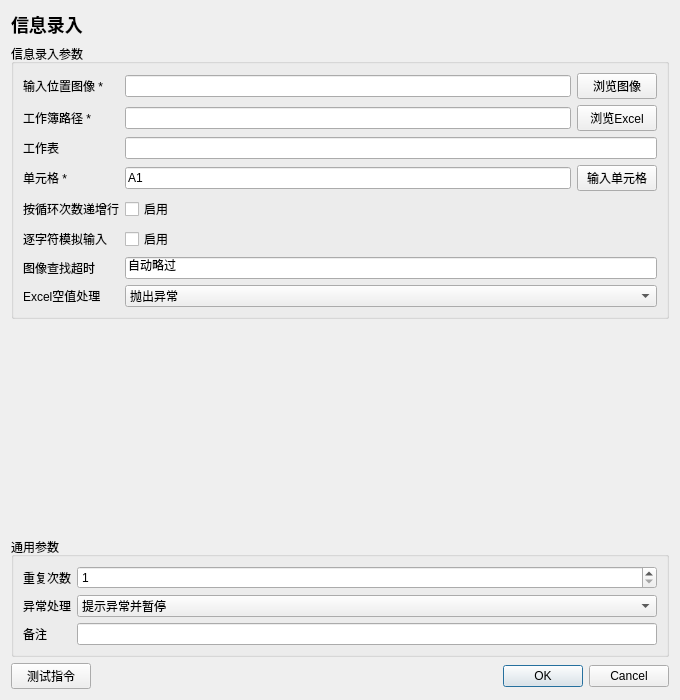
<?xml version="1.0" encoding="UTF-8"?>
<ui version="4.0"><class>InstructionEditor</class><widget class="QDialog" name="InstructionEditor">
<property name="geometry"><rect><x>0</x><y>0</y><width>680</width><height>700</height></rect></property><property name="minimumSize"><size><width>560</width><height>480</height></size></property><property name="windowTitle"><string>信息录入</string></property>
<layout class="QVBoxLayout" name="rootLayout">
<item><widget class="QLabel" name="titleLabel"><property name="text"><string>信息录入</string></property><property name="styleSheet"><string>font-size: 18px; font-weight: 600;</string></property></widget></item>
<item><widget class="QGroupBox" name="parameterGroupBox"><property name="title"><string>信息录入参数</string></property><layout class="QFormLayout" name="parameterFormLayout"><item row="0" column="0"><widget class="QLabel" name="parameterLabel_0"><property name="text"><string>输入位置图像 *</string></property></widget></item><item row="0" column="1"><widget class="QWidget" name="parameterContainer_0" native="true"><layout class="QHBoxLayout" name="parameterLayout_0"><property name="leftMargin"><number>0</number></property><property name="topMargin"><number>0</number></property><property name="rightMargin"><number>0</number></property><property name="bottomMargin"><number>0</number></property><item><widget class="QLineEdit" name="parameter_0"><property name="text"><string></string></property></widget></item><item><widget class="QPushButton" name="auxiliary_0"><property name="text"><string>浏览图像</string></property></widget></item></layout></widget></item>
<item row="1" column="0"><widget class="QLabel" name="parameterLabel_1"><property name="text"><string>工作簿路径 *</string></property></widget></item><item row="1" column="1"><widget class="QWidget" name="parameterContainer_1" native="true"><layout class="QHBoxLayout" name="parameterLayout_1"><property name="leftMargin"><number>0</number></property><property name="topMargin"><number>0</number></property><property name="rightMargin"><number>0</number></property><property name="bottomMargin"><number>0</number></property><item><widget class="QLineEdit" name="parameter_1"><property name="text"><string></string></property></widget></item><item><widget class="QPushButton" name="auxiliary_1"><property name="text"><string>浏览Excel</string></property></widget></item></layout></widget></item>
<item row="2" column="0"><widget class="QLabel" name="parameterLabel_2"><property name="text"><string>工作表</string></property></widget></item><item row="2" column="1"><widget class="QLineEdit" name="parameter_2"><property name="text"><string></string></property></widget></item>
<item row="3" column="0"><widget class="QLabel" name="parameterLabel_3"><property name="text"><string>单元格 *</string></property></widget></item><item row="3" column="1"><widget class="QWidget" name="parameterContainer_3" native="true"><layout class="QHBoxLayout" name="parameterLayout_3"><property name="leftMargin"><number>0</number></property><property name="topMargin"><number>0</number></property><property name="rightMargin"><number>0</number></property><property name="bottomMargin"><number>0</number></property><item><widget class="QLineEdit" name="parameter_3"><property name="text"><string>A1</string></property></widget></item><item><widget class="QPushButton" name="auxiliary_3"><property name="text"><string>输入单元格</string></property></widget></item></layout></widget></item>
<item row="4" column="0"><widget class="QLabel" name="parameterLabel_4"><property name="text"><string>按循环次数递增行</string></property></widget></item><item row="4" column="1"><widget class="QCheckBox" name="parameter_4"><property name="checked"><bool>false</bool></property><property name="text"><string>启用</string></property></widget></item>
<item row="5" column="0"><widget class="QLabel" name="parameterLabel_5"><property name="text"><string>逐字符模拟输入</string></property></widget></item><item row="5" column="1"><widget class="QCheckBox" name="parameter_5"><property name="checked"><bool>false</bool></property><property name="text"><string>启用</string></property></widget></item>
<item row="6" column="0"><widget class="QLabel" name="parameterLabel_6"><property name="text"><string>图像查找超时</string></property></widget></item><item row="6" column="1"><widget class="QLineEdit" name="parameter_6"><property name="text"><string>自动略过</string></property></widget></item>
<item row="7" column="0"><widget class="QLabel" name="parameterLabel_7"><property name="text"><string>Excel空值处理</string></property></widget></item><item row="7" column="1"><widget class="QComboBox" name="parameter_7"><item><property name="text"><string>抛出异常</string></property></item><item><property name="text"><string>自动跳过</string></property></item><property name="currentIndex"><number>0</number></property></widget></item></layout></widget></item>
<item><spacer name="verticalSpacer"><property name="orientation"><enum>Qt::Vertical</enum></property><property name="sizeHint" stdset="0"><size><width>20</width><height>20</height></size></property></spacer></item>
<item><widget class="QGroupBox" name="commonGroupBox"><property name="title"><string>通用参数</string></property><layout class="QFormLayout" name="commonFormLayout">
<item row="0" column="0"><widget class="QLabel" name="repeatLabel"><property name="text"><string>重复次数</string></property></widget></item><item row="0" column="1"><widget class="QSpinBox" name="repeatSpinBox"><property name="minimum"><number>1</number></property><property name="maximum"><number>999999</number></property><property name="value"><number>1</number></property></widget></item>
<item row="1" column="0"><widget class="QLabel" name="errorPolicyLabel"><property name="text"><string>异常处理</string></property></widget></item><item row="1" column="1"><widget class="QComboBox" name="errorPolicyComboBox"><item><property name="text"><string>自动跳过</string></property></item><item><property name="text"><string>提示异常并暂停</string></property></item><item><property name="text"><string>提示异常并停止</string></property></item><property name="currentIndex"><number>1</number></property></widget></item>
<item row="2" column="0"><widget class="QLabel" name="noteLabel"><property name="text"><string>备注</string></property></widget></item><item row="2" column="1"><widget class="QLineEdit" name="noteEdit"/></item>
</layout></widget></item>
<item><layout class="QHBoxLayout" name="footerLayout"><item><widget class="QPushButton" name="testButton"><property name="text"><string>测试指令</string></property></widget></item><item><spacer name="footerSpacer"><property name="orientation"><enum>Qt::Horizontal</enum></property><property name="sizeHint" stdset="0"><size><width>40</width><height>20</height></size></property></spacer></item><item><widget class="QDialogButtonBox" name="buttonBox"><property name="standardButtons"><set>QDialogButtonBox::Cancel|QDialogButtonBox::Ok</set></property></widget></item></layout></item>
</layout></widget><resources/><connections/></ui>
